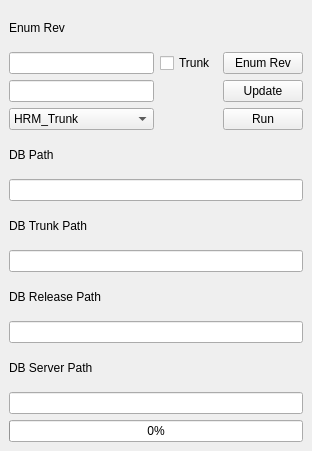
<?xml version="1.0" encoding="UTF-8"?>
<ui version="4.0">
 <class>MainWindow</class>
 <widget class="QMainWindow" name="MainWindow">
  <property name="geometry">
   <rect>
    <x>0</x>
    <y>0</y>
    <width>312</width>
    <height>451</height>
   </rect>
  </property>
  <property name="windowTitle">
   <string>Form1</string>
  </property>
  <widget class="QWidget" name="centralwidget">
   <layout class="QGridLayout" name="gridLayout">
    <item row="0" column="0">
     <widget class="QLabel" name="label">
      <property name="text">
       <string>Enum Rev</string>
      </property>
     </widget>
    </item>
    <item row="1" column="0">
     <widget class="QLineEdit" name="lineEdit"/>
    </item>
    <item row="1" column="1">
     <widget class="QCheckBox" name="checkBox">
      <property name="text">
       <string>Trunk</string>
      </property>
     </widget>
    </item>
    <item row="1" column="2">
     <widget class="QPushButton" name="pushButton">
      <property name="text">
       <string>Enum Rev</string>
      </property>
     </widget>
    </item>
    <item row="2" column="0">
     <widget class="QLineEdit" name="lineEdit_2"/>
    </item>
    <item row="2" column="2">
     <widget class="QPushButton" name="pushButton_2">
      <property name="text">
       <string>Update</string>
      </property>
     </widget>
    </item>
    <item row="3" column="0">
     <widget class="QComboBox" name="comboBox">
      <item>
       <property name="text">
        <string>HRM_Trunk</string>
       </property>
      </item>
      <item>
       <property name="text">
        <string>HRM_Release</string>
       </property>
      </item>
      <item>
       <property name="text">
        <string>AGN_Trunk</string>
       </property>
      </item>
      <item>
       <property name="text">
        <string>AGN_Release</string>
       </property>
      </item>
     </widget>
    </item>
    <item row="3" column="2">
     <widget class="QPushButton" name="pushButton_3">
      <property name="text">
       <string>Run</string>
      </property>
     </widget>
    </item>
    <item row="4" column="0">
     <widget class="QLabel" name="label_2">
      <property name="text">
       <string>DB Path</string>
      </property>
     </widget>
    </item>
    <item row="6" column="0">
     <widget class="QLabel" name="label_3">
      <property name="text">
       <string>DB Trunk Path</string>
      </property>
     </widget>
    </item>
    <item row="8" column="0">
     <widget class="QLabel" name="label_4">
      <property name="text">
       <string>DB Release Path</string>
      </property>
     </widget>
    </item>
    <item row="10" column="0">
     <widget class="QLabel" name="label_5">
      <property name="text">
       <string>DB Server Path</string>
      </property>
     </widget>
    </item>
    <item row="11" column="0" colspan="3">
     <widget class="QLineEdit" name="lineEdit_6">
      <property name="text">
       <string/>
      </property>
     </widget>
    </item>
    <item row="5" column="0" colspan="3">
     <widget class="QLineEdit" name="lineEdit_3"/>
    </item>
    <item row="12" column="0" colspan="3">
     <widget class="QProgressBar" name="progressBar">
      <property name="value">
       <number>0</number>
      </property>
     </widget>
    </item>
    <item row="7" column="0" colspan="3">
     <widget class="QLineEdit" name="lineEdit_4">
      <property name="text">
       <string/>
      </property>
     </widget>
    </item>
    <item row="9" column="0" colspan="3">
     <widget class="QLineEdit" name="lineEdit_5">
      <property name="text">
       <string/>
      </property>
     </widget>
    </item>
   </layout>
  </widget>
 </widget>
 <resources/>
 <connections/>
</ui>
